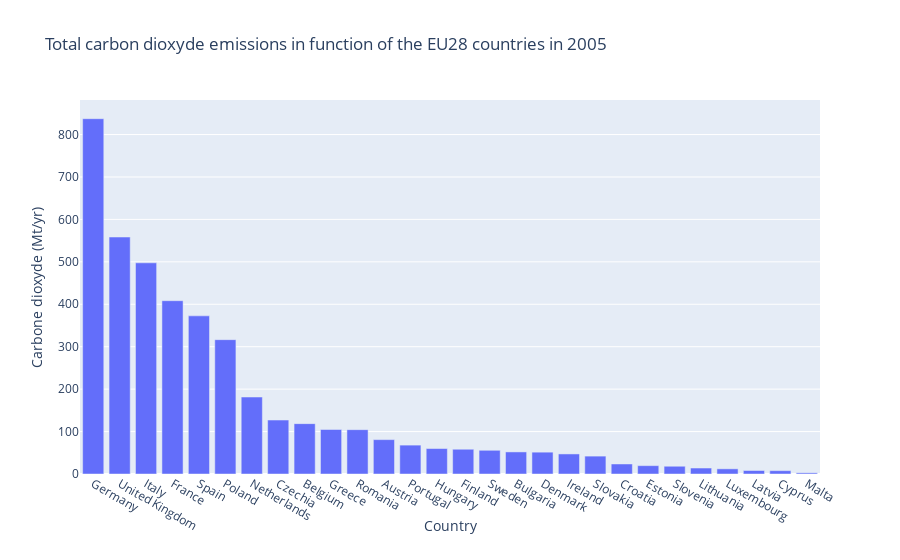

This figure's notebook cell:
### Code cell
pd_eu_countries = pd_eu_countries.sort_values(2005, ascending = False)
ratio2005 = int(sum(pd_eu_countries[2005][0:9])/sum(pd_eu_countries[2005])*100)
ratio2005

fig = go.Figure([go.Bar(x=pd_eu_countries['Country'], y=pd_eu_countries[2005])])
fig.update_layout(title_text='Total carbon dioxyde emissions in function of the EU28 countries in 2005',
                 xaxis={"title":"Country"}, yaxis={"title":"Carbone dioxyde (Mt/yr)"})
fig.show()
ratio = int(sum(pd_eu_countries[2005][0:9])/sum(pd_eu_countries[2005])*100)
print('In 2005, the 10 first biggest CO2 emitting countries within EU28 '+
      'represent {}% of their total CO2 emissions.'.format(ratio2005))

### Figure 1 — Plotly figure (JSON) as saved in the notebook; plotly's stock layout.template omitted (floating-point values rounded to 4 significant figures)
{"data": [{"type": "bar", "x": ["Germany", "United Kingdom", "Italy", "France", "Spain", "Poland", "Netherlands", "Czechia", "Belgium", "Greece", "Romania", "Austria", "Portugal", "Hungary", "Finland", "Sweden", "Bulgaria", "Denmark", "Ireland", "Slovakia", "Croatia", "Estonia", "Slovenia", "Lithuania", "Luxembourg", "Latvia", "Cyprus", "Malta"], "y": [837.3, 558.5, 497.7, 408.4, 372.7, 316.6, 181.4, 127.1, 118.7, 104.8, 104.5, 81.01, 68.09, 59.96, 58.36, 55.89, 52.03, 51.48, 47.28, 42.17, 23.64, 19.64, 18.3, 14.08, 12.16, 8.242, 7.881, 2.769]}], "layout": {"title": {"text": "Total carbon dioxyde emissions in function of the EU28 countries in 2005"}, "xaxis": {"title": {"text": "Country"}}, "yaxis": {"title": {"text": "Carbone dioxyde (Mt/yr)"}}}}
